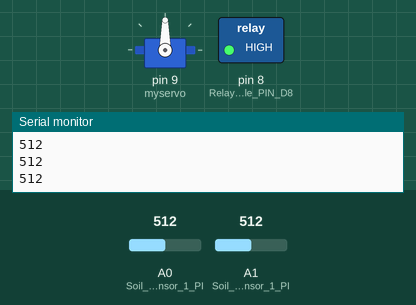
This sketch was run on a simulated Arduino Uno, built with avr-gcc and run on an emulated ATmega328P. Parts: servo, switched loads named in the sketch (green lamp = pin HIGH), the last lines printed to the serial monitor. Dashed ring = blinking. The test bench sets the inputs (shaded band); at power-on: A0 (Soil_Moisture_Sensor_1_PI) = 512, A1 (Soil_Moisture_Sensor_1_PI) = 512.

Above: at 1.2 s.
1.3 s: A0 (Soil_Moisture_Sensor_1_PI) set to 969
2.8 s: A0 (Soil_Moisture_Sensor_1_PI) set to 998
At 3.8 s:
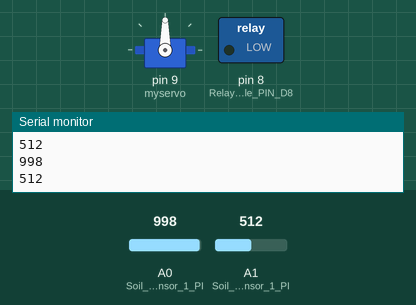
5.8 s: A1 (Soil_Moisture_Sensor_1_PI) set to 963
8.8 s: A1 (Soil_Moisture_Sensor_1_PI) set to 993
At 11.1 s:
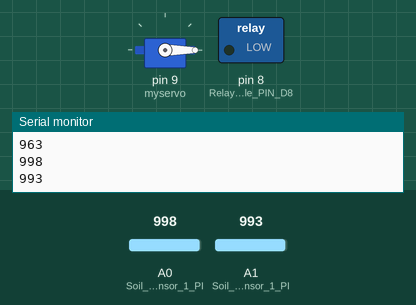
11.8 s: A1 (Soil_Moisture_Sensor_1_PI) set to 970
At 14.73 s:
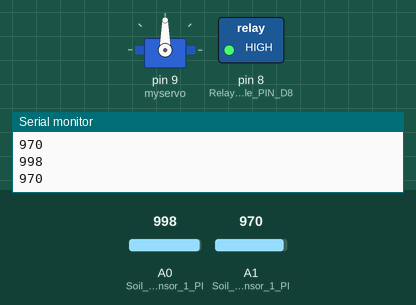
14.8 s: A1 (Soil_Moisture_Sensor_1_PI) set to 990
At 17.8 s:
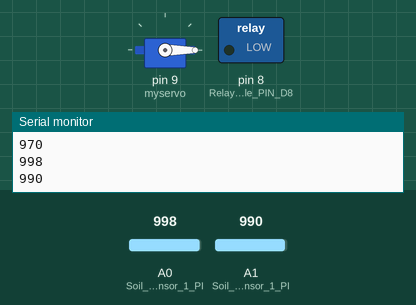
Timing chart, 0 to 18.8 s (numbered marks = the images above; inputs shaded):
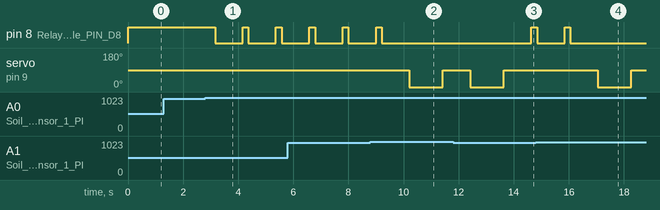

The sketch:

irrigation12.ino
```cpp
 #include <Servo.h> // servo library

Servo myservo;
int m=0;
int n=0;
int pos = 0;
void setup()
 {

pinMode(A0, INPUT_PULLUP);           // Soil Moisture Sensor 1 PIN A0
pinMode(A1, INPUT_PULLUP);           // Soil Moisture Sensor 1 PIN A1
pinMode(8,OUTPUT);                             // Relay Module PIN D8
Serial.begin(9600);                                  //  Sensor Buart Rate
myservo.attach(9);                                   //  Servo PIN D9

digitalWrite(8, HIGH);                           // Relay Normally Hight for OFF condition
}

void loop()
{


int m= analogRead(A0);                         // Soil Moisture Sensor 1 PIN A0
int n= analogRead(A1);                           // Soil Moisture Sensor 1 PIN A1
Serial.println(m);
delay(10);
Serial.println(n);
delay(200);
if (m>=980)
{
 myservo.write(90);              // tell servo to go to position in variable 'pos'

  digitalWrite(8, LOW);       // Relay ON
  delay(1000);
  }

else if(m<=970)
{
 digitalWrite(8, HIGH);      // Relay ON
 }

 if (n>=980)
{

  myservo.write(0);              // tell servo to go to position in variable 'pos'

  digitalWrite(8, LOW);       // Relay ON
  delay(1000);

  }

else if(n<=970)
{

  digitalWrite(8, HIGH);    // Relay OFF
  }

else
{
  digitalWrite(8, HIGH);   // Relay OFF
  }
}
```

Measured:
- the behaviour switches between 979 and 980 on A0 (Soil_Moisture_Sensor_1_PI) (found by bisection; images 0 and 1)
- the behaviour switches between 979 and 980 on A1 (Soil_Moisture_Sensor_1_PI) (found by bisection; images 1 and 2)
- after the input at 2.8 s, pin 8 (Relay_Module_PIN_D8): alternates HIGH for 0.21 s and LOW for 1.0 s, starting after 0.36 s
- after the input at 8.8 s, pin 8 (Relay_Module_PIN_D8): goes on until 9.2 s, then stays LOW; servo on pin 9 (myservo): 90° → 0° after 1.4 s, → 90° 1.2 s later
- after the input at 11.8 s, pin 8 (Relay_Module_PIN_D8): LOW → HIGH after 2.8 s
- after the input at 14.8 s, pin 8 (Relay_Module_PIN_D8): goes on until 16.1 s, then stays LOW; servo on pin 9 (myservo): 90° → 0° after 2.3 s, → 90° 1.2 s later
